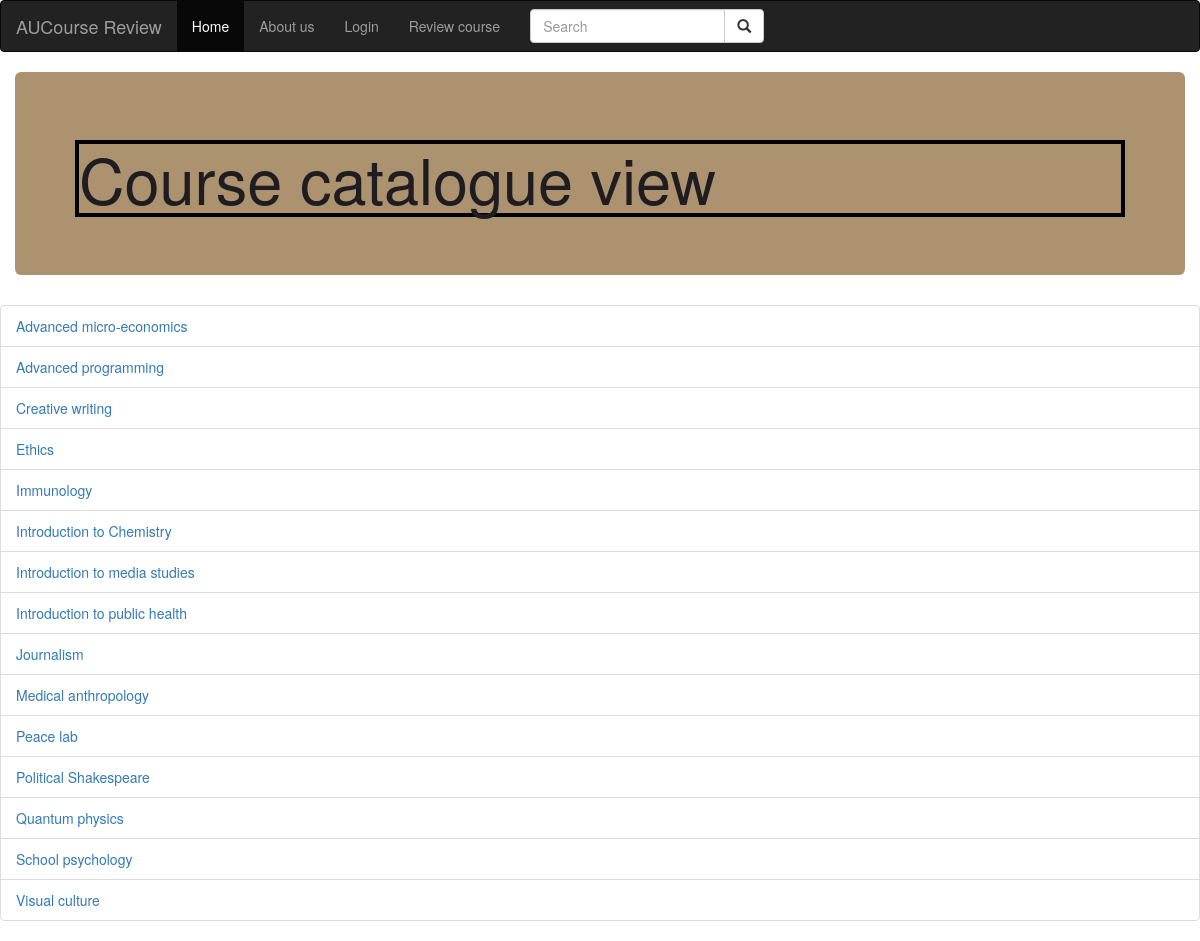
The app's page /reviews/ with its own data.
### reviews/models.py (models this page shows, shortened)
class Course(models.Model):
    course_name = models.CharField(max_length=200)
    catalogue_nr = models.CharField(max_length=10)

### reviews/views.py (the view)
# urls.py: path('', views.IndexView.as_view(), name='index'),
class IndexView(generic.ListView):
    template_name = 'reviews/index.html'
    context_object_name = 'latest_course_list'
    def get_queryset(self):
        return Course.objects.order_by('course_name')

### reviews/templates/reviews/index.html (shortened to what this page needs)
<!DOCTYPE html>
<html lang="en">
<head>
  <link rel="stylesheet" href="https://maxcdn.bootstrapcdn.com/bootstrap/3.4.1/\css/bootstrap.min.css">
</head>
<body>
<nav class="navbar navbar-inverse">
  <div class="container-fluid">
    <div class="navbar-header">
      <a class="navbar-brand" href="#">AUCourse Review</a>
    </div>
    <ul class="nav navbar-nav">
      <li class="active"><a href="#">Home</a></li>
      <li><a href="https://www.auc.nl/">About us</a></li>
      <li><a href="https://upload.wikimedia.org/wikipedia/commons/4/46/Error_Message_Example_vbs.png">Login</a></li>
      <li><a href="https://upload.wikimedia.org/wikipedia/commons/4/46/Error_Message_Example_vbs.png">Review course</a></li>
    </ul>
    <form class="navbar-form navbar-left" action="/action_page.php">
      <div class="input-group">
        <input type="text" class="form-control" placeholder="Search" name="search">
        <div class="input-group-btn">
          <button class="btn btn-default" type="submit">
            <i class="glyphicon glyphicon-search"></i>
          </button>
        </div>
      </div>
    </form>
  </div>
</nav>
<div class="container-fluid">
  <div class="jumbotron">
      <h1 style="border: 4px solid black;">Course catalogue view</h1>
    </div>
</div>
{% if latest_course_list %}
    <ul class="list-group">
    {% for course in latest_course_list %}
        <li class="list-group-item"><a href="{% url 'reviews:detail' course.id %}">{{ course.course_name }}</a></li>
    {% endfor %}
    </ul>
{% else %}
    <p>No reviews are available.</p>
{% endif %}

### reviews/templates/reviews/index.html (style rules this page uses)
.jumbotron { color: #1f1d21; background: #ac926e; }

### records on screen
Course: course_name "Advanced micro-economics"
Course: course_name "Advanced programming"
Course: course_name "Creative writing"
Course: course_name "Ethics"
Course: course_name "Immunology"
Course: course_name "Introduction to Chemistry"
Course: course_name "Introduction to media studies"
Course: course_name "Introduction to public health"
Course: course_name "Journalism"
Course: course_name "Medical anthropology"
Course: course_name "Peace lab"
Course: course_name "Political Shakespeare"
Course: course_name "Quantum physics"
Course: course_name "School psychology"
Course: course_name "Visual culture"
